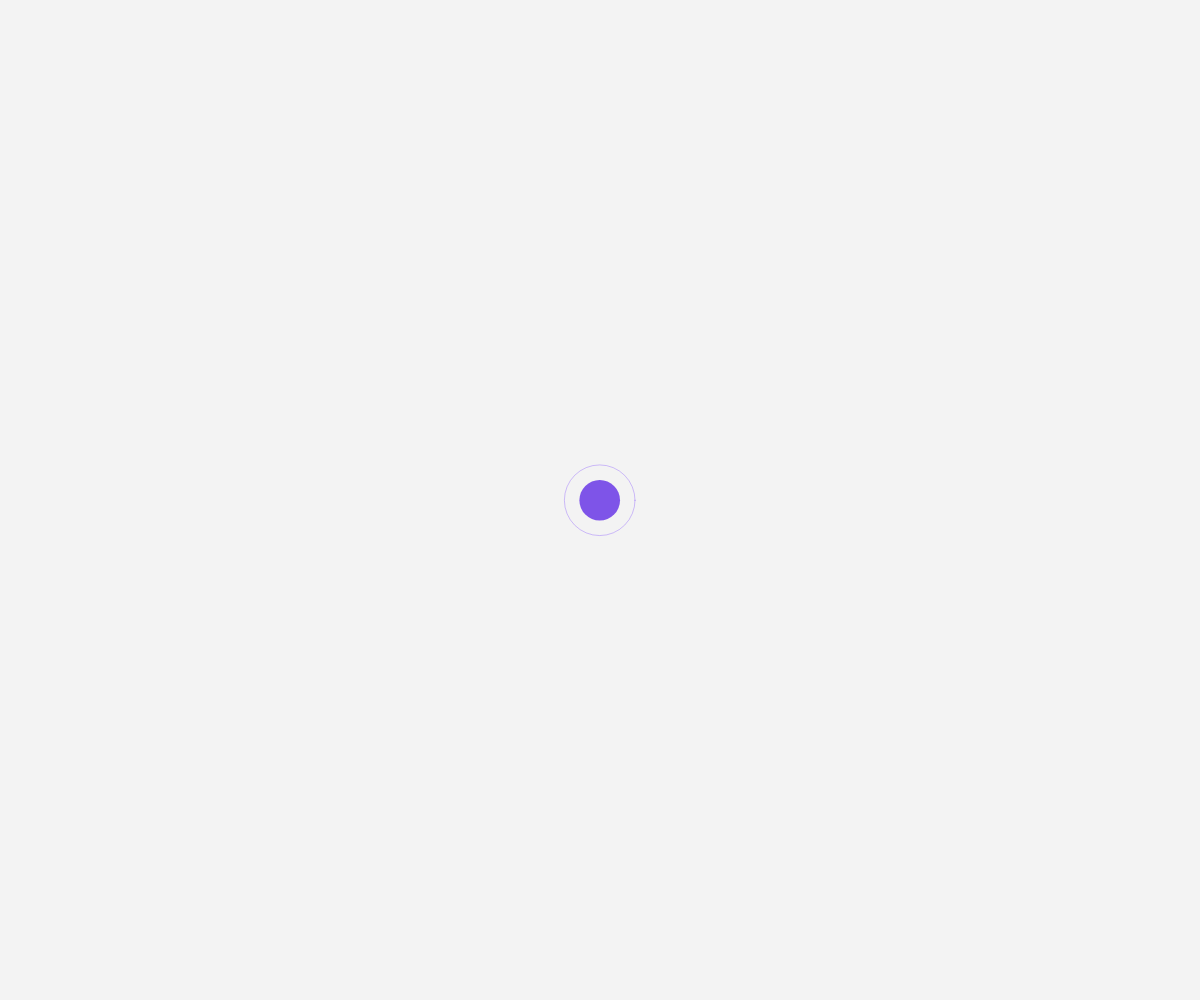
Frame 1 (no input)
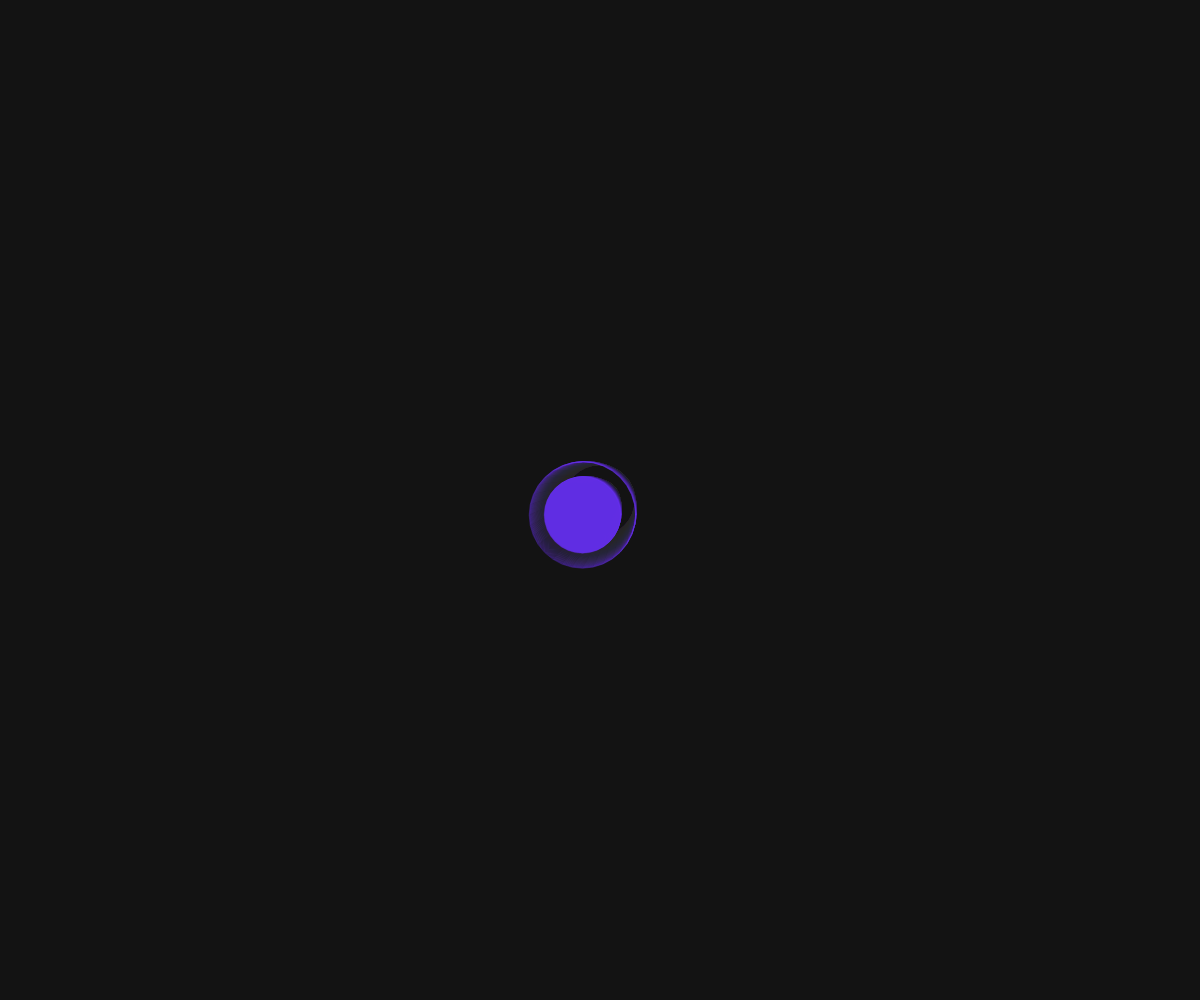
Frame 60 (no input)
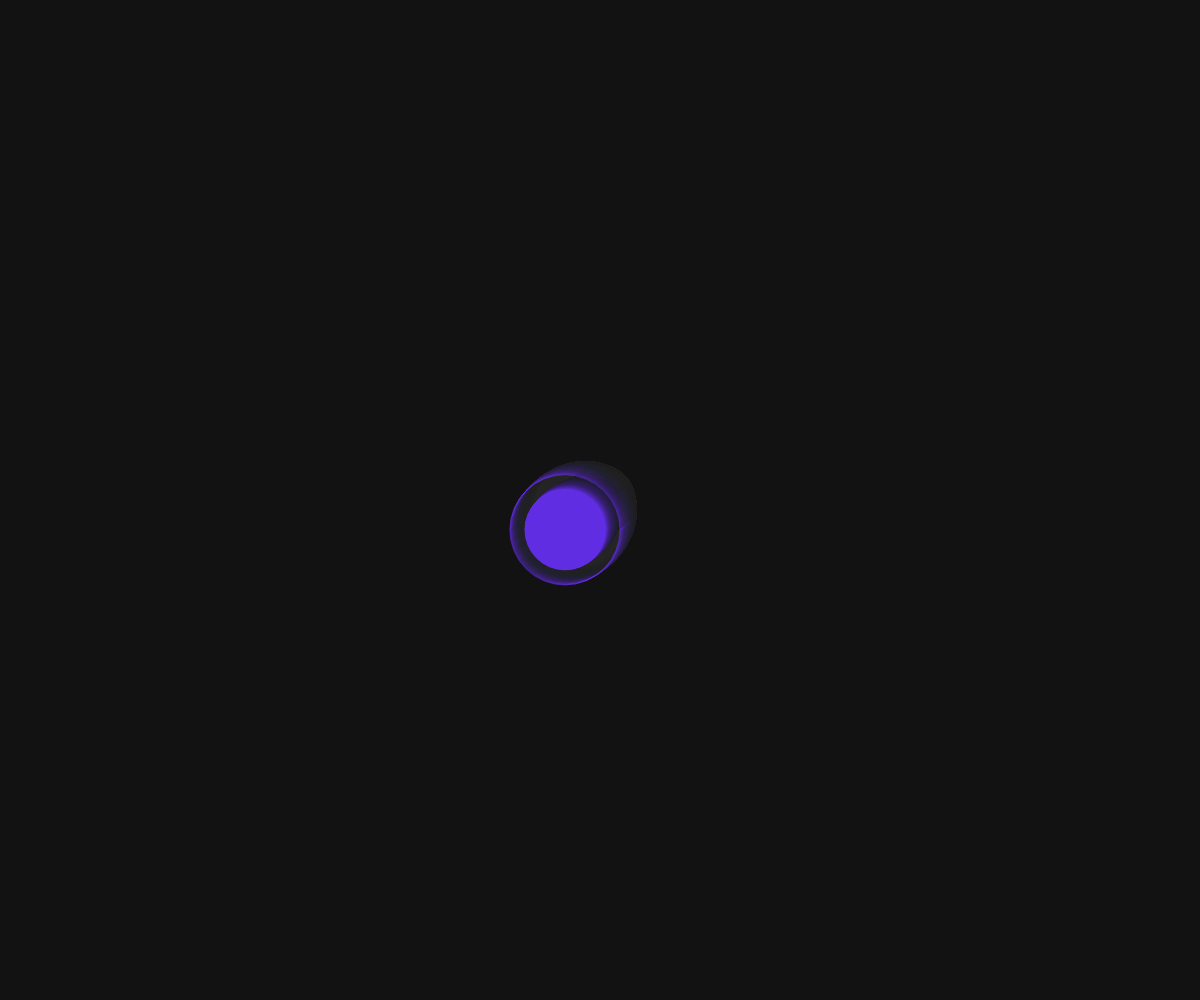
Frame 120 (the mouse pressed at the canvas centre since frame 60)

The p5.js sketch that drew these frames (run headless with seeded random() and noise() and a simulated clock; from frame 60 on, the mouse is pressed at the canvas centre):

// p5.js sketch
// ── sketch.js
let cells = [];
let maxCells = 50;
let pulseSpeed = 0.03;
let splitThreshold = 100;
let contractionSpeed = 0.02;
let pinchPointRadius = 5;

function setup() {
  createCanvas(windowWidth, windowHeight);
  colorMode(HSB, 360, 100, 100, 1);
  noStroke();
  frameRate(30);

  // Start with one cell
  cells.push({
    x: width / 2,
    y: height / 2,
    radius: 20,
    hue: random(360),
    pulse: 0,
    isSplitting: false,
    contractionProgress: 0,
    speedX: random(-0.5, 0.5),
    speedY: random(-0.5, 0.5)
  });
}

function draw() {
  background(0, 0, 10, 0.05); // Semi-transparent background for trail effect

  for (let i = cells.length - 1; i >= 0; i--) {
    let cell = cells[i];

    // Update pulse
    cell.pulse += pulseSpeed;

    // Apply movement
    cell.x += cell.speedX;
    cell.y += cell.speedY;

    // Bounce off edges
    if (cell.x < 0 || cell.x > width) cell.speedX *= -1;
    if (cell.y < 0 || cell.y > height) cell.speedY *= -1;

    // Grow the cell
    if (!cell.isSplitting) {
      cell.radius += 0.2;
    }

    // Check for splitting
    if (cell.radius >= splitThreshold && !cell.isSplitting) {
      cell.isSplitting = true;
      cell.speedX = 0;
      cell.speedY = 0;
      cell.contractionProgress = 0;
    }

    // Handle contraction and pinching
    if (cell.isSplitting) {
      cell.contractionProgress += contractionSpeed;

      // Contraction animation
      let contractedRadius = cell.radius * (1 - cell.contractionProgress * 0.9);
      
      // Draw the parent cell in contraction phase with visible membrane boundary
      fill(cell.hue, 80, 90, 0.8);
      ellipse(cell.x, cell.y, contractedRadius * 2);

      // Draw pinch point with pulsing light
      if (cell.contractionProgress > 0.6) {
        let pulseIntensity = sin(frameCount * 0.3) * 0.5 + 0.5;
        let glowIntensity = 100 * pulseIntensity;
        
        // Draw bright inner core at pinch point
        fill(60, 100, 100, 0.9);
        ellipse(cell.x, cell.y, pinchPointRadius * 2 * 0.3);
        
        // Draw glowing ring around pinch point
        noFill();
        stroke(60, 100, 100, 0.7);
        strokeWeight(2);
        ellipse(cell.x, cell.y, pinchPointRadius * 4);
      }

      // Split when fully contracted
      if (cell.contractionProgress >= 1) {
        let angle1 = random(TWO_PI);
        let angle2 = angle1 + PI;
        let distance = 60;

        cells.push({
          x: cell.x + cos(angle1) * distance,
          y: cell.y + sin(angle1) * distance,
          radius: 20,
          hue: (cell.hue + random(-30, 30)) % 360,
          pulse: 0,
          isSplitting: false,
          speedX: cos(angle1) * 0.5,
          speedY: sin(angle1) * 0.5
        });

        cells.push({
          x: cell.x + cos(angle2) * distance,
          y: cell.y + sin(angle2) * distance,
          radius: 20,
          hue: (cell.hue + random(-30, 30)) % 360,
          pulse: 0,
          isSplitting: false,
          speedX: cos(angle2) * 0.5,
          speedY: sin(angle2) * 0.5
        });

        // Remove the original cell
        cells.splice(i, 1);
      }
    } else {
      // Normal growth and pulsation
      let pulseRadius = cell.radius * (1 + sin(cell.pulse) * 0.2);
      fill(cell.hue, 80, 90, 0.8);
      ellipse(cell.x, cell.y, pulseRadius * 2);

      // Draw pulse effect
      noFill();
      stroke(cell.hue, 80, 100, 0.3);
      ellipse(cell.x, cell.y, (pulseRadius + 15) * 2);
    }
  }

  // Limit the number of cells to prevent overflow
  if (cells.length > maxCells) {
    cells.splice(0, cells.length - maxCells);
  }
}

function windowResized() {
  resizeCanvas(windowWidth, windowHeight);
}
